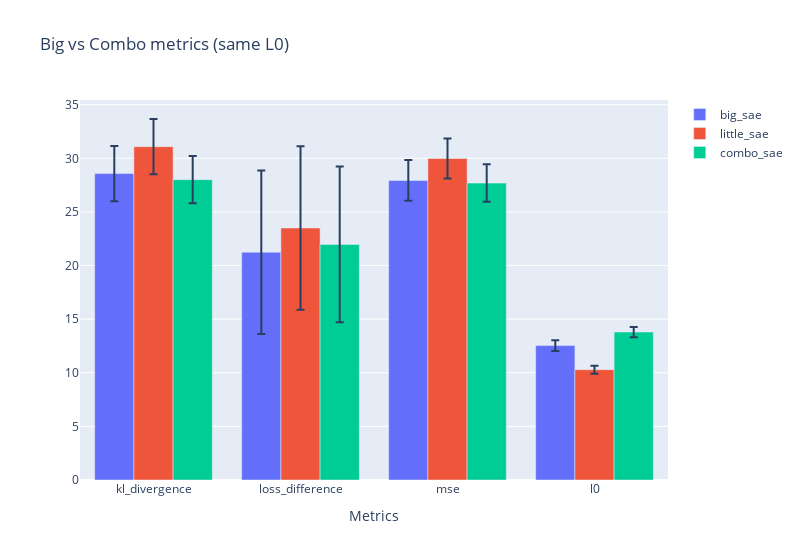

The notebook cell this image was saved under:
### Code cell
import plotly.graph_objects as go
import plotly.express as px

# Create a grouped bar chat - groups are metrics, bars are models
# Create traces for each model
traces = []
for model_name, model_dict in average_dict.items():
    trace = go.Bar(
        name=model_name,
        x=list(model_dict.keys()),
        y=list(model_dict.values()),
        error_y=dict(
            type='data',
            array=[std_dict[model_name][metric_name] for metric_name in model_dict.keys()],
            visible=True
        )
    )
    traces.append(trace)

# Create the layout
layout = go.Layout(
    title="Big vs Combo metrics (same L0)",
    xaxis=dict(title="Metrics"),
    barmode="group",
    width=800
)

# Create the figure
fig = go.Figure(data=traces, layout=layout)

# Display the chart
fig.show()

### Figure 1 — Plotly figure (JSON) as saved in the notebook; plotly's stock layout.template omitted (floating-point values rounded to 4 significant figures)
{"data": [{"error_y": {"array": [2.575, 7.623, 1.903, 0.5041], "type": "data", "visible": true}, "name": "big_sae", "type": "bar", "x": ["kl_divergence", "loss_difference", "mse", "l0"], "y": [28.58, 21.24, 27.94, 12.53]}, {"error_y": {"array": [2.581, 7.634, 1.855, 0.3744], "type": "data", "visible": true}, "name": "little_sae", "type": "bar", "x": ["kl_divergence", "loss_difference", "mse", "l0"], "y": [31.09, 23.5, 29.98, 10.29]}, {"error_y": {"array": [2.207, 7.259, 1.749, 0.4722], "type": "data", "visible": true}, "name": "combo_sae", "type": "bar", "x": ["kl_divergence", "loss_difference", "mse", "l0"], "y": [28.01, 21.97, 27.69, 13.8]}], "layout": {"barmode": "group", "title": {"text": "Big vs Combo metrics (same L0)"}, "width": 800, "xaxis": {"title": {"text": "Metrics"}}}}
